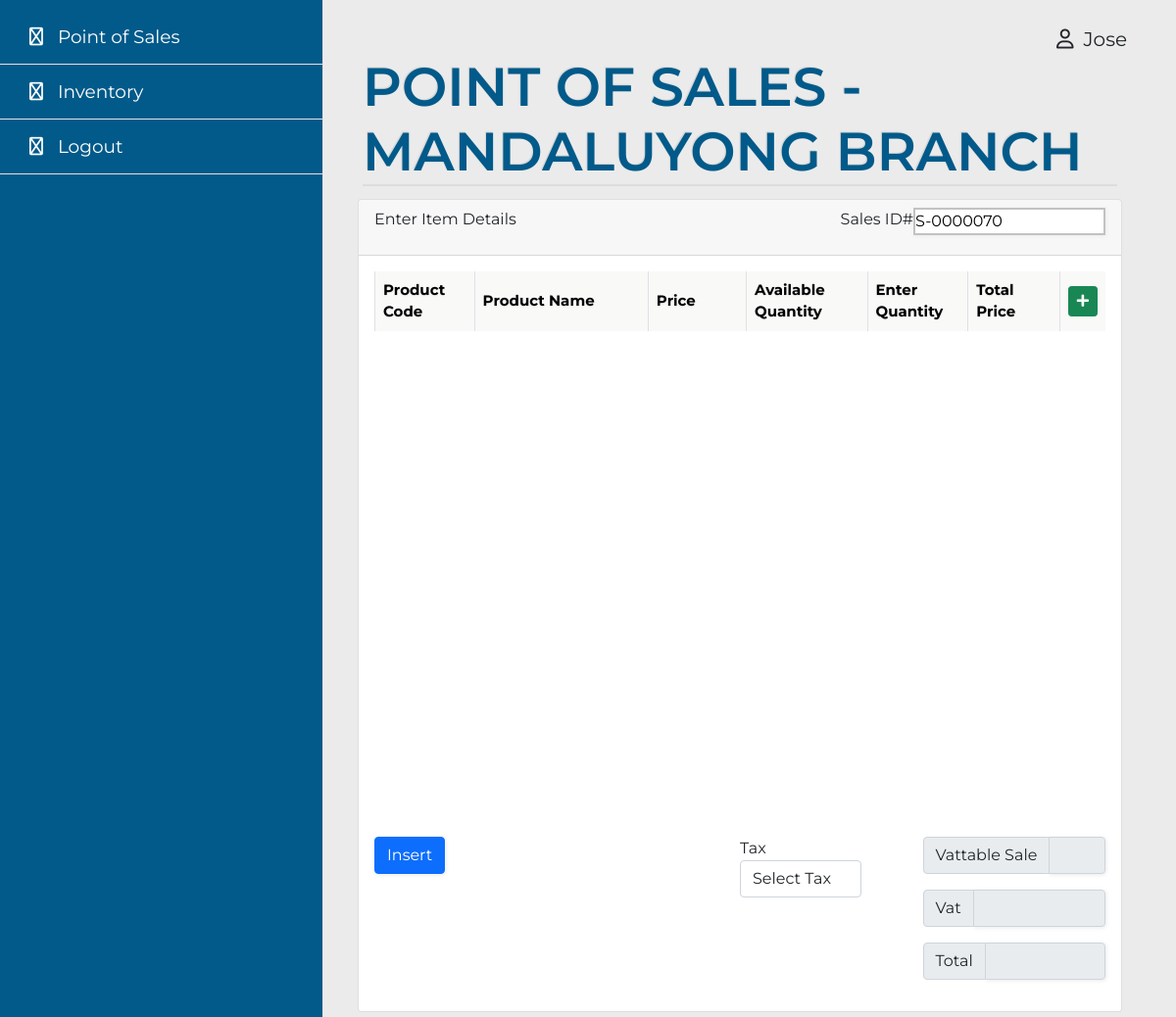
Screenshot of /cashier/pos_index.php (signed in) with the database file from the repository.
### tables this page shows
CREATE TABLE `tblusers` (
  `id` varchar(20) NOT NULL,
  `firstname` varchar(100) NOT NULL,
  `lastname` varchar(100) NOT NULL,
  `email` varchar(100) NOT NULL,
  `password` varchar(100) NOT NULL,
  `permission` int(1) NOT NULL,
  `branchid` varchar(10) NOT NULL,
  `active` tinyint(1) NOT NULL
);

CREATE TABLE `tblbranch` (
  `id` varchar(10) NOT NULL,
  `name` varchar(59) NOT NULL,
  `branchaddress` varchar(59) NOT NULL,
  `contactnumber` varchar(12) NOT NULL,
  `audit` varchar(4) NOT NULL,
  `active` tinyint(1) NOT NULL
);

CREATE TABLE `tblsales` (
  `id` varchar(10) NOT NULL,
  `total` decimal(20,2) NOT NULL,
  `taxid` int(254) NOT NULL,
  `vat` decimal(20,2) NOT NULL,
  `vattablesale` decimal(20,2) NOT NULL,
  `userid` varchar(10) NOT NULL,
  `branchid` varchar(10) NOT NULL,
  `active` tinyint(1) NOT NULL,
  `salesdate` date NOT NULL DEFAULT current_timestamp()
);

### actions/getdata.php (called while the page is built, shortened)
<?php
function getFirstName(string $uid) {
	$db = new DbConnect;
	$conn = $db->connect();
	$stmt = $conn->prepare("SELECT tblusers.firstname AS firstname FROM tblusers WHERE id = :uid");
	$stmt->execute([
		':uid' => $uid
	]);
	$users = $stmt->fetchAll(PDO::FETCH_ASSOC);
	foreach ($users as $user) {
		$firstname = $user['firstname'];
	}
	return $firstname;
}
function getId(string $uid) {
	$db = new DbConnect;
	$conn = $db->connect();
	$stmt = $conn->prepare("SELECT tblusers.id AS userid FROM tblusers WHERE id = :uid");
	$stmt->execute([
		':uid' => $uid
	]);
	$users = $stmt->fetchAll(PDO::FETCH_ASSOC);
	foreach ($users as $user) {
		$id = $user['userid'];
	}
	return $id;
}
function getBranch(string $uid) {
	$db = new DbConnect;
	$conn = $db->connect();
	$stmt = $conn->prepare("SELECT tblusers.branchid AS branchid FROM tblusers WHERE id = :uid");
	$stmt->execute([
		':uid' => $uid
	]);
	$users = $stmt->fetchAll(PDO::FETCH_ASSOC);
	foreach ($users as $user) {
		$id = $user['branchid'];
	}
	return $id;
}
function displayBranch(string $uid) {
	$db = new DbConnect;
	$conn = $db->connect();
	$branchid = getBranch($uid);
	$stmt = $conn->prepare("SELECT tblbranch.name AS branchname FROM tblbranch WHERE id = :id");
	$stmt->execute([
		':id' => $branchid
	]);
	$branches = $stmt->fetchAll(PDO::FETCH_ASSOC);
	foreach ($branches as $branch) {
		$name = $branch['branchname'];
	}
	return $name;
}
 ?>

### actions/adddata.php (called while the page is built, shortened)
<?php
	function createId(string $tblName) {
		switch ($tblName) {
			case 'tblsales':
				$index = "S-";
				break;
		}
		$db = new DbConnect;
		$conn = $db->connect();
		$stmt = $conn->prepare("SELECT * FROM ".$tblName." ORDER BY id DESC LIMIT 1");
		$stmt->execute();
		$items = $stmt->fetchAll(PDO::FETCH_ASSOC);
		foreach ($items as $item) {
			 $lastid = $item['id'];
		}
		if (empty($items)) {
			$number = $index . "0000001";
		} else {
			$idd = str_replace($index,"",$lastid);
			$id = str_pad($idd + 1, 7, 0, STR_PAD_LEFT);
			$number = $index . $id;
		}
		return $number;
	}
 ?>

### cashier/pos_index.php (the view, shortened to what this page needs)
<?php
include '../actions/getdata.php';
include '../actions/adddata.php';
$id = $_SESSION['uid'];
$branchid = getBranch($id);
function displayUser() {
  $output = '';
  if (isset($_SESSION['uid'])) {
    $id = $_SESSION['uid'];
    $userid = getId($id);
    $firstname = getFirstname($id);
    $output  .= '<p id="user" data-id="'.$userid.'">'.$firstname.'</p>';
  }
  return $output;
}
?>
<!DOCTYPE html>
<html>
	<head>
		<link rel="stylesheet" href="../admin/assets/style.css">
		<link rel="stylesheet" href="https://pro.fontawesome.com/releases/v6.0.0-beta3/css/all.css" type="text/css">
		<link href="https://cdn.jsdelivr.net/npm/bootstrap@5.0.2/dist/css/bootstrap.min.css" rel="stylesheet">
		<link rel="stylesheet" href="https://cdn.jsdelivr.net/npm/bootstrap-select@1.14.0-beta2/dist/css/bootstrap-select.min.css">
		<link rel="stylesheet" href="https://pro.fontawesome.com/releases/v5.10.0/css/all.css"/>
	</head>
	<body>
    <div class="side-bar">
      <div class="menu">
    <div class="item"><a href="pos_index.php"><i class="fa-regular fa-calculator"></i>Point of Sales</a></div>
        <div class="item"><a href="inventory_index.php"><i class="fa-regular fa-warehouse"></i>Inventory</a></div>
        <div class="item"><a href="login.php"><i class="fa-regular fa-arrow-right-from-bracket"></i>Logout</a></div>
    <br/>
        </div>
    </div>
<div class="usericon"><?php echo displayUser(); ?> <i class="fa-regular fa-user"></i></div>
    <div class="main">
  	<div class="table-title">
    		<h3 style = "font-size: 55px";>POINT OF SALES - <?php echo displayBranch($id); ?></h3></h3>
	</div>
			<div class="card">
				<div class="card-header">
					<div class="float-start"><p >Enter Item Details</p></div>
					<div class="float-end">
					<label for="salesid">Sales ID#</label>
					<input type="text" name="salesid" class="input-field float-end" value="<?php echo createId('tblsales'); ?>" id="salesid" readonly>
					</div>
				</div>
				<div class="card-body">
					<form method="post" id="insert_form">
						<div class="table-repsonsive">
							<table class="table table-bordered" id="item_table" style="max-height: 150px; overflow-y: scroll !important;">
								<thead style=" display: block; ">
								<tr>
									<th width="13.9%">Product Code</th>
									<th width="25%">Product Name</th>
									<th width="14%">Price</th>
									<th width="17%">Available Quantity</th>
									<th width="14%">Enter Quantity</th>
									<th width="13%">Total Price</th>
									<th><button type="button" name="add" class="btn btn-success btn-sm add"><i class="fas fa-plus"></i></button></th>
								</tr>
								</thead>
								<tbody id="add-row" style="display: block; height: 500px;overflow-y: auto;overflow-x: hidden;">
								</tbody>
							</table>
							</div>
								<div class="col-sm-6" style="float: left;">
									<input type="submit" name="submit" id="submit_button" class="btn btn-primary" value="Insert" />
								</div>
								<div class="col col-sm-2" style="float: left;">
									<label>Tax</label>
									<select name="tax" id="tax" class="form-control" required>
										<option value="">Select Tax</option>
									</select>
								</div>
								<div class="col col-sm-3" style="float: right;">
									<div class="input-group mb-3">
									  <span class="input-group-text" id="basic-addon3">Vattable Sale</span>
									  <input type="text" class="form-control"name="vattable-sale" id="vattable-sale" aria-describedby="basic-addon3" style="text-align: right;" readonly>
									</div>
									<div class="input-group mb-3">
									  <span class="input-group-text" id="basic-addon3">Vat</span>
									  <input type="text" name="vat" id="vat" class="form-control total" readonly/>
									</div>
									<div class="input-group mb-3">
									  <span class="input-group-text" id="basic-addon3">Total</span>
									  <input type="text" name="total" id="total" class="form-control total" readonly/>
									</div>
						</div>
					</form>
				</div>
			</div>
		</div>
	</body>
</html>

### admin/assets/style.css (style rules this page uses)
* { margin: 0; padding: 0; box-sizing: border-box; font-family: "Montserrat", sans-serif; }
body { overflow-x: hidden; min-height: 100vh; background: url(images/bg.png)no-repeat; background-size: cover; background-position: center; }
span { font-size: 20px; }
input { border: 2px solid #C2C2C2; box-shadow: 1px 1px 4px #EBEBEB; }
.usericon { text-align: right; font-size: 20px; margin: 25px 50px; display: flex; align-items: baseline; justify-content: end; flex-direction: row-reverse; gap: 10px; }
.side-bar { background: #015a8a; width: 330px; height: 100%; position: fixed; top: 0; left: 0; transition: 0.6s ease; transition-property: left; overflow-y: auto; border-style: none solid none none;; border-width: 1px; border-color: #e3e2e2; }
.side-bar .menu { width: 100%; margin-top: 10px; }
.side-bar .menu .item { position: relative; cursor: pointer; }
.side-bar .menu .item a { color: #ffffff; font-size: 18.5px; text-decoration: none; display: block; padding: 5px 30px; line-height: 45px; border-bottom-style: solid; border-width: 1px; border-color: #e3e2e2; }
.side-bar .menu .item i { margin-right: 15px; }
@media (min-width: 1200px) { .main { overflow-x: auto; margin-left: 360px; margin-right: 50px; margin-top: -105px; padding: 5px; } }
@media (min-width: 1200px) { div.table-title { display: block; margin: auto; width: 100%; padding: 5px; width: 100%; margin-top: 7%; } }
@media (min-width: 1200px) { .table-title h3 { font-size: 70px; font-weight: 600; font-style: normal; font-family: "Montserrat", sans-serif; border-bottom: 2px solid #ddd; text-shadow: -1px -1px 1px rgba(0, 0, 0, 0.1); text-transform: uppercase; color: #015a8a; } }
@media (min-width: 1200px) { th { color: #000000; border-bottom: 4px solid #000000; border-right: 1px solid #000000; font-size: 15px; padding: 15px; background-color: #f9f9f8; text-align: left; text-shadow: 0 1px 1px rgba(0, 0, 0, 0.1); vertical-align: middle; } }
@media (min-width: 1200px) { th:first-child { border-top-left-radius: 3px; } }
@media (min-width: 1200px) { th:last-child { border-top-right-radius: 3px; border-right: none; } }
@media (min-width: 1200px) { tr { border-top: 1px solid #000000; border-bottom: 1px solid #000000; background: #f9f9f8; color: #3e3d43; font-size: 36px; font-weight: normal; text-shadow: 0 1px 1px rgba(256, 256, 256, 0.1); } }
@media (min-width: 1200px) { tr:first-child { border-top: none; } }
@media (min-width: 1200px) { tr:last-child { border-bottom: none; } }
@media (min-width: 1200px) { .form-control.total { text-align: right; } }

### rows the page displays
tblusers: firstname "Jose", id.name "MANDALUYONG BRANCH"
tblsales: salesid "S-0000070"
